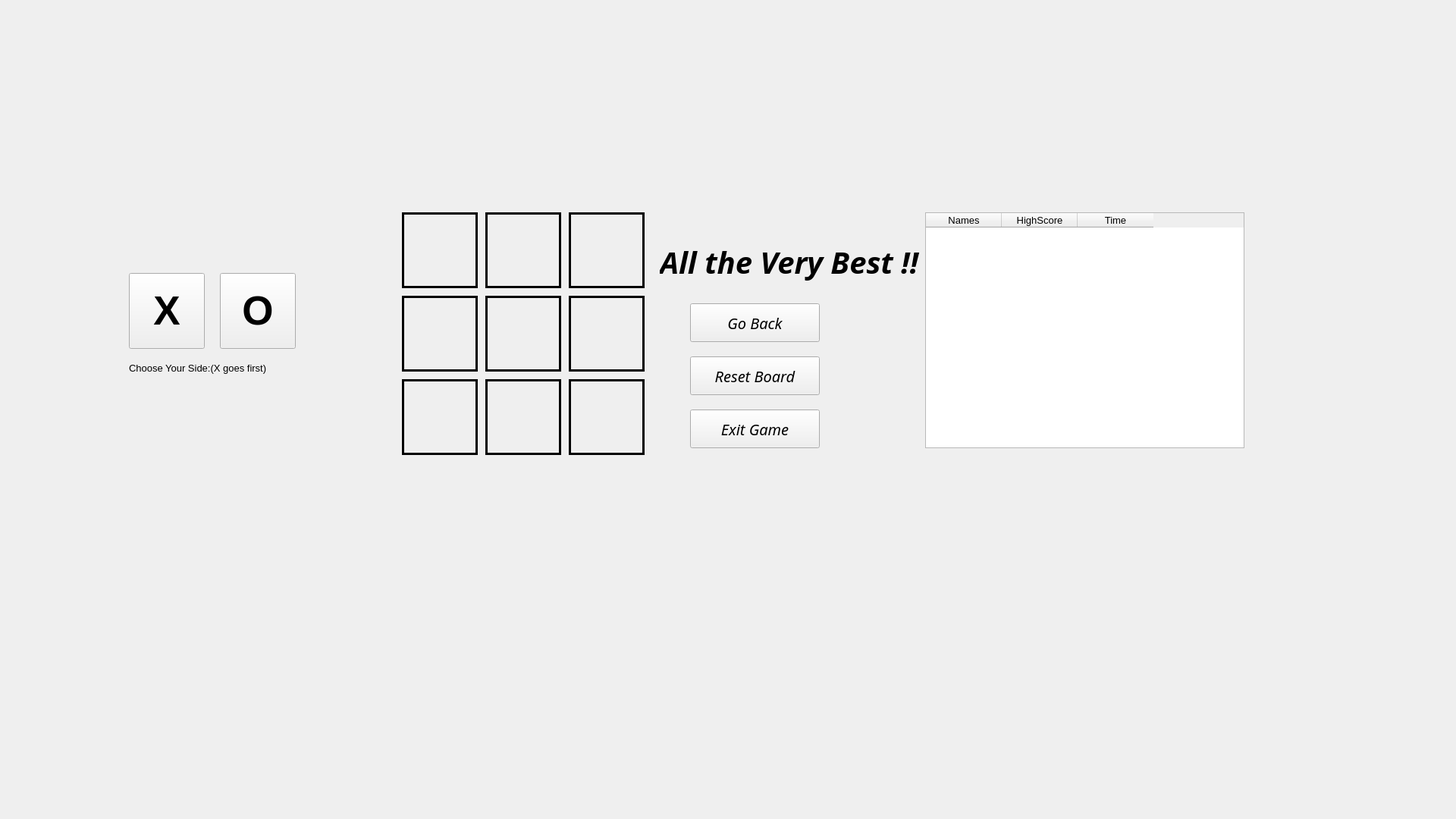
<?xml version="1.0" encoding="UTF-8"?>
<ui version="4.0">
 <class>mainWin</class>
 <widget class="QMainWindow" name="mainWin">
  <property name="geometry">
   <rect>
    <x>0</x>
    <y>0</y>
    <width>1920</width>
    <height>1080</height>
   </rect>
  </property>
  <property name="font">
   <font>
    <pointsize>10</pointsize>
   </font>
  </property>
  <property name="windowTitle">
   <string>MainWindow</string>
  </property>
  <property name="styleSheet">
   <string notr="true"/>
  </property>
  <widget class="QWidget" name="centralwidget">
   <widget class="QLabel" name="label1">
    <property name="geometry">
     <rect>
      <x>530</x>
      <y>280</y>
      <width>100</width>
      <height>100</height>
     </rect>
    </property>
    <property name="font">
     <font>
      <pointsize>40</pointsize>
      <weight>75</weight>
      <bold>true</bold>
     </font>
    </property>
    <property name="cursor">
     <cursorShape>OpenHandCursor</cursorShape>
    </property>
    <property name="styleSheet">
     <string notr="true">border:3px solid color;</string>
    </property>
    <property name="text">
     <string/>
    </property>
   </widget>
   <widget class="QLabel" name="label2">
    <property name="geometry">
     <rect>
      <x>640</x>
      <y>280</y>
      <width>100</width>
      <height>100</height>
     </rect>
    </property>
    <property name="font">
     <font>
      <pointsize>40</pointsize>
      <weight>75</weight>
      <bold>true</bold>
     </font>
    </property>
    <property name="cursor">
     <cursorShape>OpenHandCursor</cursorShape>
    </property>
    <property name="styleSheet">
     <string notr="true">border:3px solid black;</string>
    </property>
    <property name="text">
     <string/>
    </property>
   </widget>
   <widget class="QLabel" name="label3">
    <property name="geometry">
     <rect>
      <x>750</x>
      <y>280</y>
      <width>100</width>
      <height>100</height>
     </rect>
    </property>
    <property name="font">
     <font>
      <pointsize>40</pointsize>
      <weight>75</weight>
      <bold>true</bold>
     </font>
    </property>
    <property name="cursor">
     <cursorShape>OpenHandCursor</cursorShape>
    </property>
    <property name="styleSheet">
     <string notr="true">border:3px solid black;</string>
    </property>
    <property name="text">
     <string/>
    </property>
   </widget>
   <widget class="QLabel" name="label4">
    <property name="geometry">
     <rect>
      <x>530</x>
      <y>390</y>
      <width>100</width>
      <height>100</height>
     </rect>
    </property>
    <property name="font">
     <font>
      <pointsize>40</pointsize>
      <weight>75</weight>
      <bold>true</bold>
     </font>
    </property>
    <property name="cursor">
     <cursorShape>OpenHandCursor</cursorShape>
    </property>
    <property name="styleSheet">
     <string notr="true">border:3px solid black;
</string>
    </property>
    <property name="text">
     <string/>
    </property>
   </widget>
   <widget class="QLabel" name="label5">
    <property name="geometry">
     <rect>
      <x>640</x>
      <y>390</y>
      <width>100</width>
      <height>100</height>
     </rect>
    </property>
    <property name="font">
     <font>
      <pointsize>40</pointsize>
      <weight>75</weight>
      <bold>true</bold>
     </font>
    </property>
    <property name="cursor">
     <cursorShape>OpenHandCursor</cursorShape>
    </property>
    <property name="styleSheet">
     <string notr="true">border:3px solid black;</string>
    </property>
    <property name="text">
     <string/>
    </property>
   </widget>
   <widget class="QLabel" name="label6">
    <property name="geometry">
     <rect>
      <x>750</x>
      <y>390</y>
      <width>100</width>
      <height>100</height>
     </rect>
    </property>
    <property name="font">
     <font>
      <pointsize>40</pointsize>
      <weight>75</weight>
      <bold>true</bold>
     </font>
    </property>
    <property name="cursor">
     <cursorShape>OpenHandCursor</cursorShape>
    </property>
    <property name="styleSheet">
     <string notr="true">border:3px solid black;
</string>
    </property>
    <property name="text">
     <string/>
    </property>
   </widget>
   <widget class="QLabel" name="label7">
    <property name="geometry">
     <rect>
      <x>530</x>
      <y>500</y>
      <width>100</width>
      <height>100</height>
     </rect>
    </property>
    <property name="font">
     <font>
      <pointsize>40</pointsize>
      <weight>75</weight>
      <bold>true</bold>
     </font>
    </property>
    <property name="cursor">
     <cursorShape>OpenHandCursor</cursorShape>
    </property>
    <property name="styleSheet">
     <string notr="true">border:3px solid black;</string>
    </property>
    <property name="text">
     <string/>
    </property>
   </widget>
   <widget class="QPushButton" name="Button1">
    <property name="geometry">
     <rect>
      <x>530</x>
      <y>280</y>
      <width>100</width>
      <height>100</height>
     </rect>
    </property>
    <property name="font">
     <font>
      <pointsize>40</pointsize>
      <weight>75</weight>
      <bold>true</bold>
     </font>
    </property>
    <property name="cursor">
     <cursorShape>OpenHandCursor</cursorShape>
    </property>
    <property name="styleSheet">
     <string notr="true"/>
    </property>
    <property name="text">
     <string/>
    </property>
    <property name="checkable">
     <bool>false</bool>
    </property>
    <property name="autoDefault">
     <bool>false</bool>
    </property>
    <property name="default">
     <bool>false</bool>
    </property>
    <property name="flat">
     <bool>true</bool>
    </property>
   </widget>
   <widget class="QLabel" name="label8">
    <property name="geometry">
     <rect>
      <x>640</x>
      <y>500</y>
      <width>100</width>
      <height>100</height>
     </rect>
    </property>
    <property name="font">
     <font>
      <pointsize>40</pointsize>
      <weight>75</weight>
      <bold>true</bold>
     </font>
    </property>
    <property name="cursor">
     <cursorShape>OpenHandCursor</cursorShape>
    </property>
    <property name="styleSheet">
     <string notr="true">border:3px solid black;</string>
    </property>
    <property name="text">
     <string/>
    </property>
   </widget>
   <widget class="QLabel" name="label9">
    <property name="geometry">
     <rect>
      <x>750</x>
      <y>500</y>
      <width>100</width>
      <height>100</height>
     </rect>
    </property>
    <property name="font">
     <font>
      <pointsize>40</pointsize>
      <weight>75</weight>
      <bold>true</bold>
     </font>
    </property>
    <property name="cursor">
     <cursorShape>OpenHandCursor</cursorShape>
    </property>
    <property name="styleSheet">
     <string notr="true">border:3px solid black;</string>
    </property>
    <property name="text">
     <string/>
    </property>
   </widget>
   <widget class="QPushButton" name="Button2">
    <property name="geometry">
     <rect>
      <x>640</x>
      <y>280</y>
      <width>100</width>
      <height>100</height>
     </rect>
    </property>
    <property name="font">
     <font>
      <pointsize>40</pointsize>
      <weight>75</weight>
      <bold>true</bold>
     </font>
    </property>
    <property name="cursor">
     <cursorShape>OpenHandCursor</cursorShape>
    </property>
    <property name="text">
     <string/>
    </property>
    <property name="flat">
     <bool>true</bool>
    </property>
   </widget>
   <widget class="QPushButton" name="Button3">
    <property name="geometry">
     <rect>
      <x>750</x>
      <y>280</y>
      <width>100</width>
      <height>100</height>
     </rect>
    </property>
    <property name="font">
     <font>
      <pointsize>40</pointsize>
      <weight>75</weight>
      <bold>true</bold>
     </font>
    </property>
    <property name="cursor">
     <cursorShape>OpenHandCursor</cursorShape>
    </property>
    <property name="text">
     <string/>
    </property>
    <property name="flat">
     <bool>true</bool>
    </property>
   </widget>
   <widget class="QPushButton" name="Button4">
    <property name="geometry">
     <rect>
      <x>530</x>
      <y>390</y>
      <width>100</width>
      <height>100</height>
     </rect>
    </property>
    <property name="font">
     <font>
      <pointsize>40</pointsize>
      <weight>75</weight>
      <bold>true</bold>
     </font>
    </property>
    <property name="cursor">
     <cursorShape>OpenHandCursor</cursorShape>
    </property>
    <property name="text">
     <string/>
    </property>
    <property name="flat">
     <bool>true</bool>
    </property>
   </widget>
   <widget class="QPushButton" name="Button5">
    <property name="geometry">
     <rect>
      <x>640</x>
      <y>390</y>
      <width>100</width>
      <height>100</height>
     </rect>
    </property>
    <property name="font">
     <font>
      <pointsize>40</pointsize>
      <weight>75</weight>
      <bold>true</bold>
     </font>
    </property>
    <property name="cursor">
     <cursorShape>OpenHandCursor</cursorShape>
    </property>
    <property name="text">
     <string/>
    </property>
    <property name="flat">
     <bool>true</bool>
    </property>
   </widget>
   <widget class="QPushButton" name="Button6">
    <property name="geometry">
     <rect>
      <x>750</x>
      <y>390</y>
      <width>100</width>
      <height>100</height>
     </rect>
    </property>
    <property name="font">
     <font>
      <pointsize>40</pointsize>
      <weight>75</weight>
      <bold>true</bold>
     </font>
    </property>
    <property name="cursor">
     <cursorShape>OpenHandCursor</cursorShape>
    </property>
    <property name="text">
     <string/>
    </property>
    <property name="flat">
     <bool>true</bool>
    </property>
   </widget>
   <widget class="QPushButton" name="Button7">
    <property name="enabled">
     <bool>true</bool>
    </property>
    <property name="geometry">
     <rect>
      <x>530</x>
      <y>500</y>
      <width>100</width>
      <height>100</height>
     </rect>
    </property>
    <property name="font">
     <font>
      <pointsize>40</pointsize>
      <weight>75</weight>
      <bold>true</bold>
     </font>
    </property>
    <property name="cursor">
     <cursorShape>OpenHandCursor</cursorShape>
    </property>
    <property name="styleSheet">
     <string notr="true"/>
    </property>
    <property name="text">
     <string/>
    </property>
    <property name="flat">
     <bool>true</bool>
    </property>
   </widget>
   <widget class="QPushButton" name="Button8">
    <property name="geometry">
     <rect>
      <x>640</x>
      <y>500</y>
      <width>100</width>
      <height>100</height>
     </rect>
    </property>
    <property name="font">
     <font>
      <pointsize>40</pointsize>
      <weight>75</weight>
      <bold>true</bold>
     </font>
    </property>
    <property name="cursor">
     <cursorShape>OpenHandCursor</cursorShape>
    </property>
    <property name="styleSheet">
     <string notr="true"/>
    </property>
    <property name="text">
     <string/>
    </property>
    <property name="flat">
     <bool>true</bool>
    </property>
   </widget>
   <widget class="QPushButton" name="Button9">
    <property name="geometry">
     <rect>
      <x>750</x>
      <y>500</y>
      <width>100</width>
      <height>100</height>
     </rect>
    </property>
    <property name="font">
     <font>
      <pointsize>40</pointsize>
      <weight>75</weight>
      <bold>true</bold>
     </font>
    </property>
    <property name="cursor">
     <cursorShape>OpenHandCursor</cursorShape>
    </property>
    <property name="text">
     <string/>
    </property>
    <property name="flat">
     <bool>true</bool>
    </property>
   </widget>
   <widget class="QPushButton" name="XSideButton">
    <property name="geometry">
     <rect>
      <x>170</x>
      <y>360</y>
      <width>100</width>
      <height>100</height>
     </rect>
    </property>
    <property name="baseSize">
     <size>
      <width>100</width>
      <height>100</height>
     </size>
    </property>
    <property name="font">
     <font>
      <pointsize>40</pointsize>
      <weight>75</weight>
      <italic>false</italic>
      <bold>true</bold>
      <underline>false</underline>
      <strikeout>false</strikeout>
      <kerning>true</kerning>
     </font>
    </property>
    <property name="cursor">
     <cursorShape>PointingHandCursor</cursorShape>
    </property>
    <property name="text">
     <string>X</string>
    </property>
   </widget>
   <widget class="QPushButton" name="OSideButton">
    <property name="geometry">
     <rect>
      <x>290</x>
      <y>360</y>
      <width>100</width>
      <height>100</height>
     </rect>
    </property>
    <property name="baseSize">
     <size>
      <width>100</width>
      <height>100</height>
     </size>
    </property>
    <property name="font">
     <font>
      <pointsize>40</pointsize>
      <weight>75</weight>
      <italic>false</italic>
      <bold>true</bold>
      <strikeout>false</strikeout>
      <kerning>true</kerning>
     </font>
    </property>
    <property name="cursor">
     <cursorShape>PointingHandCursor</cursorShape>
    </property>
    <property name="text">
     <string>O</string>
    </property>
   </widget>
   <widget class="QLabel" name="label">
    <property name="geometry">
     <rect>
      <x>170</x>
      <y>470</y>
      <width>241</width>
      <height>31</height>
     </rect>
    </property>
    <property name="text">
     <string>Choose Your Side:(X goes first)</string>
    </property>
   </widget>
   <widget class="QPushButton" name="goBack1vAiButton">
    <property name="geometry">
     <rect>
      <x>910</x>
      <y>400</y>
      <width>171</width>
      <height>51</height>
     </rect>
    </property>
    <property name="font">
     <font>
      <family>Rockwell</family>
      <pointsize>15</pointsize>
      <weight>50</weight>
      <italic>true</italic>
      <bold>false</bold>
     </font>
    </property>
    <property name="text">
     <string>Go Back</string>
    </property>
   </widget>
   <widget class="QLabel" name="resultLabel">
    <property name="geometry">
     <rect>
      <x>870</x>
      <y>280</y>
      <width>421</width>
      <height>131</height>
     </rect>
    </property>
    <property name="font">
     <font>
      <family>Mistral</family>
      <pointsize>30</pointsize>
      <weight>75</weight>
      <italic>true</italic>
      <bold>true</bold>
     </font>
    </property>
    <property name="text">
     <string>All the Very Best !!</string>
    </property>
   </widget>
   <widget class="QPushButton" name="reset">
    <property name="geometry">
     <rect>
      <x>910</x>
      <y>470</y>
      <width>171</width>
      <height>51</height>
     </rect>
    </property>
    <property name="font">
     <font>
      <family>Rockwell</family>
      <pointsize>15</pointsize>
      <italic>true</italic>
     </font>
    </property>
    <property name="text">
     <string>Reset Board</string>
    </property>
   </widget>
   <widget class="QPushButton" name="exit">
    <property name="geometry">
     <rect>
      <x>910</x>
      <y>540</y>
      <width>171</width>
      <height>51</height>
     </rect>
    </property>
    <property name="font">
     <font>
      <family>Rockwell</family>
      <pointsize>15</pointsize>
      <italic>true</italic>
     </font>
    </property>
    <property name="text">
     <string>Exit Game</string>
    </property>
   </widget>
   <widget class="QTableWidget" name="highScoreTable">
    <property name="geometry">
     <rect>
      <x>1220</x>
      <y>280</y>
      <width>421</width>
      <height>311</height>
     </rect>
    </property>
    <column>
     <property name="text">
      <string>Names</string>
     </property>
    </column>
    <column>
     <property name="text">
      <string>HighScore</string>
     </property>
    </column>
    <column>
     <property name="text">
      <string>Time</string>
     </property>
    </column>
   </widget>
   <zorder>label1</zorder>
   <zorder>Button1</zorder>
   <zorder>label7</zorder>
   <zorder>Button7</zorder>
   <zorder>label6</zorder>
   <zorder>label8</zorder>
   <zorder>label4</zorder>
   <zorder>label9</zorder>
   <zorder>label5</zorder>
   <zorder>label3</zorder>
   <zorder>label2</zorder>
   <zorder>Button3</zorder>
   <zorder>Button2</zorder>
   <zorder>Button9</zorder>
   <zorder>Button4</zorder>
   <zorder>Button6</zorder>
   <zorder>Button5</zorder>
   <zorder>Button8</zorder>
   <zorder>XSideButton</zorder>
   <zorder>OSideButton</zorder>
   <zorder>label</zorder>
   <zorder>goBack1vAiButton</zorder>
   <zorder>resultLabel</zorder>
   <zorder>reset</zorder>
   <zorder>exit</zorder>
   <zorder>highScoreTable</zorder>
  </widget>
 </widget>
 <resources/>
 <connections/>
</ui>
